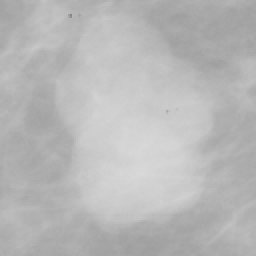
#> input picture Computer Vision/original.png, 128 x 128 px (shown 2 times larger)
$ python 'Gaussian Noise.py'
#> lines starting #> are read from the running program, lines starting #| are printed output that depends on the picture
# -*- coding: utf-8 -*-
"""
Created on Mon Oct 26 09:31:07 2020

@author: emnas
"""
import cv2 as cv
import matplotlib.pyplot as plt
import numpy as np

img = cv.imread('original.png',0)
#> img is the input picture: shape (128, 128); min 134, max 217, mean 183.9
gauss_noise=np.random.normal(0,1,img.shape)
gauss_noise=gauss_noise.astype(np.uint8)


noisy_img= cv.add(gauss_noise,img)
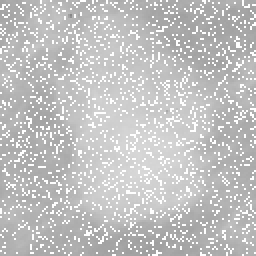
#> noisy_img: shape (128, 128) (shown 2 times larger); min 134, max 255, mean 195.1
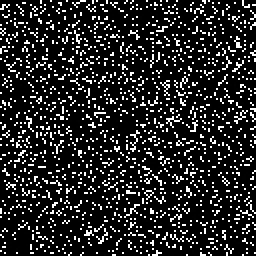
#> gauss_noise: shape (128, 128) (shown 2 times larger); min 0, max 255, mean 39.8
noisy_img=noisy_img.astype(np.uint8)
plt.imshow(gauss_noise,cmap='gray')
plt.show()
plt.close()
plt.imshow(noisy_img,cmap='gray')
plt.show()
plt.close()
